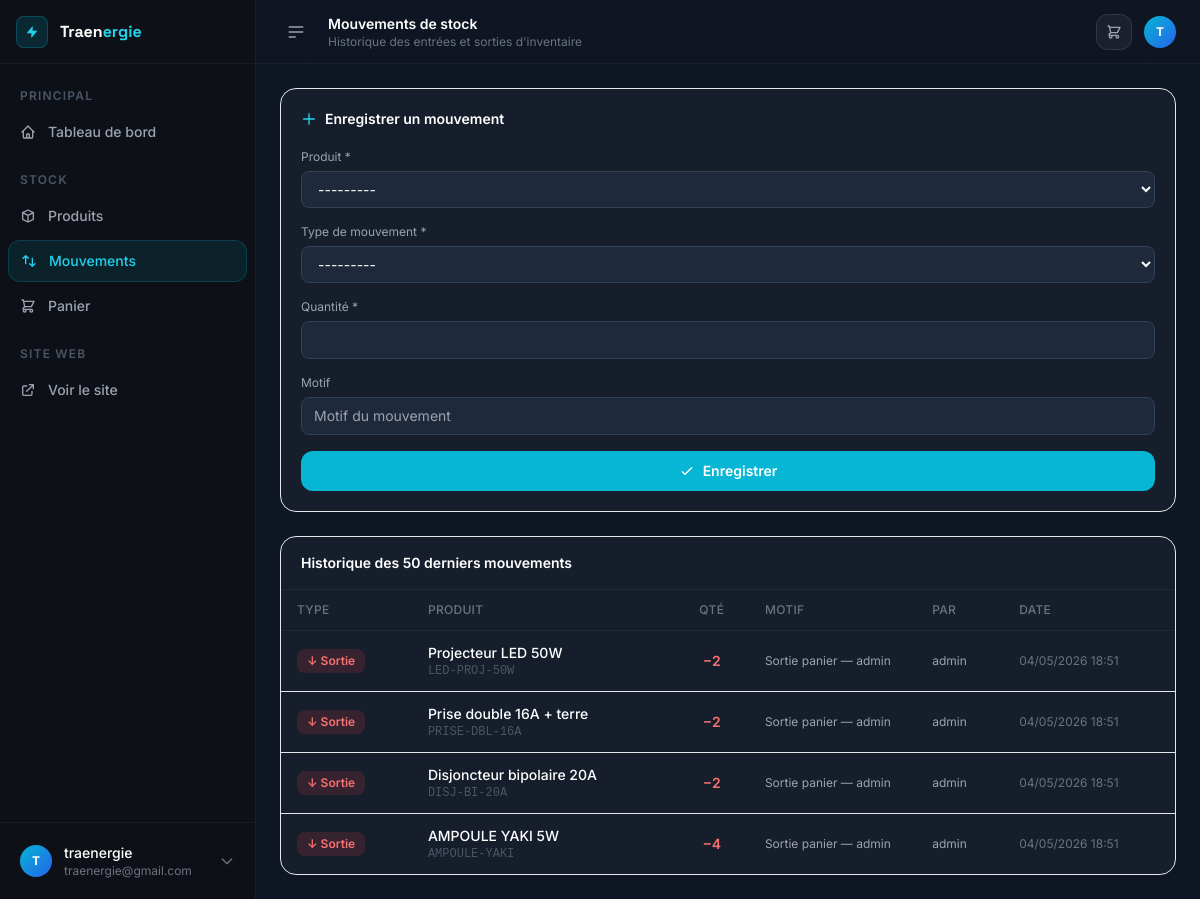
/dashboard/movements/ (signed in), run on the app's committed database.
### apps/stock/models.py (models this page shows, shortened)
class StockMovement(models.Model):
    MOVEMENT_TYPES = [
        ("in", "Entrée"),
        ("out", "Sortie"),
        ("adjustment", "Ajustement"),
        ("return", "Retour"),
    ]
    product = models.ForeignKey(
        Product, on_delete=models.CASCADE, related_name="movements", verbose_name="Produit"
    )
    movement_type = models.CharField(max_length=20, choices=MOVEMENT_TYPES, verbose_name="Type")
    quantity = models.IntegerField(verbose_name="Quantité")
    reason = models.CharField(max_length=300, blank=True, verbose_name="Motif")
    created_by = models.ForeignKey(
        User, on_delete=models.SET_NULL, null=True, related_name="movements", verbose_name="Créé par"
    )
    created_at = models.DateTimeField(auto_now_add=True)
    class Meta:
        verbose_name = "Mouvement de stock"
        verbose_name_plural = "Mouvements de stock"
        ordering = ["-created_at"]

class Product(models.Model):
    category = models.ForeignKey(
        Category, on_delete=models.PROTECT, related_name="products", verbose_name="Catégorie"
    )
    unit = models.ForeignKey(
        Unit, on_delete=models.PROTECT, related_name="products", verbose_name="Unité", null=True, blank=True
    )
    supplier = models.ForeignKey(
        Supplier, on_delete=models.SET_NULL, null=True, blank=True, related_name="products", verbose_name="Fournisseur"
    )
    name = models.CharField(max_length=200, verbose_name="Nom du produit")
    sku = models.CharField(max_length=100, unique=True, verbose_name="Référence SKU")
    description = models.TextField(blank=True, verbose_name="Description")
    image = models.ImageField(upload_to="products/", blank=True, null=True, verbose_name="Image")
    unit_price = models.DecimalField(max_digits=12, decimal_places=2, verbose_name="Prix unitaire (GNF)")
    quantity_in_stock = models.PositiveIntegerField(default=0, verbose_name="Quantité en stock")
    min_stock_level = models.PositiveIntegerField(default=5, verbose_name="Stock minimum d'alerte")
    is_active = models.BooleanField(default=True, verbose_name="Actif")
    created_at = models.DateTimeField(auto_now_add=True)
    updated_at = models.DateTimeField(auto_now=True)
    class Meta:
        verbose_name = "Produit"
        verbose_name_plural = "Produits"
        ordering = ["name"]
    def __str__(self):
        return f"{self.name} [{self.sku}]"

### apps/stock/views.py (the view, shortened to what this page needs)
# urls.py: path("movements/", views.StockMovementView.as_view(), name="stock_movements"),
class StockMovementView(LoginRequiredMixin, View):
    def get(self, request):
        movements = StockMovement.objects.select_related("product", "created_by").order_by("-created_at")[:50]
        context = {
            "movements": movements,
            "form": StockMovementForm(),
        }
        return render(request, "stock/movements.html", context)

### templates/stock/movements.html (shortened to what this page needs)
{% extends "base_dashboard.html" %}
{% load humanize %}
{% block page_title %}Mouvements de stock{% endblock %}
{% block page_subtitle %}Historique des entrées et sorties d'inventaire{% endblock %}
{% block content %}
<div class="grid grid-cols-1 xl:grid-cols-3 gap-6">
  <div class="xl:col-span-1">
    <div class="bg-card border border-white/8 rounded-2xl p-5 sticky top-20">
      <h3 class="font-semibold text-white text-sm mb-5 flex items-center gap-2">
        <svg class="w-4 h-4 text-cyan-400" fill="none" stroke="currentColor" viewBox="0 0 24 24"><path stroke-linecap="round" stroke-linejoin="round" stroke-width="2" d="M12 4v16m8-8H4"/></svg>
        Enregistrer un mouvement
      </h3>
      <form method="post" action="{% url 'dashboard:stock_movements' %}" class="space-y-4">
        <div>
          <label class="text-gray-400 text-xs mb-1.5 block">Produit *</label>
          {{ form.product }}
        </div>
        <div>
          <label class="text-gray-400 text-xs mb-1.5 block">Type de mouvement *</label>
          {{ form.movement_type }}
        </div>
        <div>
          <label class="text-gray-400 text-xs mb-1.5 block">Quantité *</label>
          {{ form.quantity }}
        </div>
        <div>
          <label class="text-gray-400 text-xs mb-1.5 block">Motif</label>
          {{ form.reason }}
        </div>
        <button type="submit"
                class="w-full flex items-center justify-center gap-2 py-2.5 bg-cyan-500 hover:bg-cyan-400 text-white text-sm font-semibold rounded-xl transition">
          <svg class="w-4 h-4" fill="none" stroke="currentColor" viewBox="0 0 24 24"><path stroke-linecap="round" stroke-linejoin="round" stroke-width="2" d="M5 13l4 4L19 7"/></svg>
          Enregistrer
        </button>
      </form>
    </div>
  </div>
  <div class="xl:col-span-2">
    <div class="bg-card border border-white/8 rounded-2xl overflow-hidden">
      <div class="px-5 py-4 border-b border-white/5">
        <h3 class="font-semibold text-white text-sm">Historique des 50 derniers mouvements</h3>
      </div>
      <div class="overflow-x-auto">
        <table class="w-full text-sm">
          <thead>
            <tr class="border-b border-white/5 bg-white/2">
              <th class="text-left px-4 py-3 text-gray-500 font-medium text-xs uppercase tracking-wide">Type</th>
              <th class="text-left px-4 py-3 text-gray-500 font-medium text-xs uppercase tracking-wide">Produit</th>
              <th class="text-center px-4 py-3 text-gray-500 font-medium text-xs uppercase tracking-wide">Qté</th>
              <th class="text-left px-4 py-3 text-gray-500 font-medium text-xs uppercase tracking-wide hidden md:table-cell">Motif</th>
              <th class="text-left px-4 py-3 text-gray-500 font-medium text-xs uppercase tracking-wide hidden sm:table-cell">Par</th>
              <th class="text-left px-4 py-3 text-gray-500 font-medium text-xs uppercase tracking-wide">Date</th>
            </tr>
          </thead>
          <tbody class="divide-y divide-white/4">
            {% for mv in movements %}
            <tr class="hover:bg-white/2 transition">
              <td class="px-4 py-3">
                <span class="inline-flex items-center gap-1.5 px-2.5 py-1 rounded-lg text-xs font-semibold
                  {% if mv.movement_type == 'in' %}bg-green-500/15 text-green-400
                  {% elif mv.movement_type == 'out' %}bg-red-500/15 text-red-400
                  {% elif mv.movement_type == 'return' %}bg-blue-500/15 text-blue-400
                  {% else %}bg-yellow-500/15 text-yellow-400{% endif %}">
                  {% if mv.movement_type == 'in' %}↑ Entrée
                  {% elif mv.movement_type == 'out' %}↓ Sortie
                  {% elif mv.movement_type == 'return' %}↩ Retour
                  {% else %}⟳ Ajustement{% endif %}
                </span>
              </td>
              <td class="px-4 py-3">
                <p class="text-white text-sm font-medium">{{ mv.product.name }}</p>
                <p class="text-gray-600 text-xs font-mono">{{ mv.product.sku }}</p>
              </td>
              <td class="px-4 py-3 text-center">
                <span class="font-semibold text-sm
                  {% if mv.movement_type == 'in' or mv.movement_type == 'return' %}text-green-400{% elif mv.movement_type == 'out' %}text-red-400{% else %}text-yellow-400{% endif %}">
                  {% if mv.movement_type == 'in' or mv.movement_type == 'return' %}+{% elif mv.movement_type == 'out' %}−{% endif %}{{ mv.quantity }}
                </span>
              </td>
              <td class="px-4 py-3 text-gray-400 text-xs hidden md:table-cell max-w-32 truncate">{{ mv.reason|default:"—" }}</td>
              <td class="px-4 py-3 text-gray-400 text-xs hidden sm:table-cell">{{ mv.created_by.username|default:"système" }}</td>
              <td class="px-4 py-3 text-gray-500 text-xs">{{ mv.created_at|date:"d/m/Y H:i" }}</td>
            </tr>
            {% endfor %}
          </tbody>
        </table>
      </div>
    </div>
  </div>
</div>
{% endblock %}

### templates/base_dashboard.html (shortened to what this page needs)
<!DOCTYPE html>
<html lang="fr" class="h-full">
<head>
  <script src="https://cdn.tailwindcss.com"></script>
  {% load static %}
  <link rel="stylesheet" href="{% static 'css/custom.css' %}">
</head>
<body class="h-full bg-canvas text-gray-100 font-sans antialiased"
      x-data="{ sidebarOpen: true, mobileMenuOpen: false }">
<div class="flex h-full min-h-screen">
  <aside :class="sidebarOpen ? 'w-64' : 'w-16'"
         class="hidden lg:flex flex-col bg-sidebar border-r border-white/5 transition-all duration-300 ease-in-out shrink-0 fixed inset-y-0 left-0 z-40">
    <div class="flex items-center gap-3 px-4 h-16 border-b border-white/5">
      <div class="w-8 h-8 flex items-center justify-center bg-cyan-500/15 border border-cyan-500/25 rounded-lg shrink-0">
        <svg class="w-4 h-4 text-cyan-400" fill="currentColor" viewBox="0 0 24 24"><path d="M13 10V3L4 14h7v7l9-11h-7z"/></svg>
      </div>
      <span x-show="sidebarOpen" x-transition class="font-display font-bold text-base whitespace-nowrap">
        <span class="text-white">Traen</span><span class="text-cyan-400">ergie</span>
      </span>
    </div>
    <nav class="flex-1 px-2 py-4 space-y-1 overflow-y-auto">
      <p x-show="sidebarOpen" class="px-3 pt-2 pb-1 text-gray-600 text-xs font-semibold uppercase tracking-widest">Principal</p>
      <a href="{% url 'dashboard:home' %}"
         class="flex items-center gap-3 px-3 py-2.5 rounded-xl text-sm font-medium transition
                {% if request.resolver_match.url_name == 'home' %}bg-cyan-500/10 text-cyan-400 border border-cyan-500/20{% else %}text-gray-400 hover:bg-white/5 hover:text-white{% endif %}">
        <svg class="w-4 h-4 shrink-0" fill="none" stroke="currentColor" viewBox="0 0 24 24"><path stroke-linecap="round" stroke-linejoin="round" stroke-width="2" d="M3 12l2-2m0 0l7-7 7 7M5 10v10a1 1 0 001 1h3m10-11l2 2m-2-2v10a1 1 0 01-1 1h-3m-6 0a1 1 0 001-1v-4a1 1 0 011-1h2a1 1 0 011 1v4a1 1 0 001 1m-6 0h6"/></svg>
        <span x-show="sidebarOpen" x-transition>Tableau de bord</span>
      </a>
      <p x-show="sidebarOpen" class="px-3 pt-4 pb-1 text-gray-600 text-xs font-semibold uppercase tracking-widest">Stock</p>
      <a href="{% url 'dashboard:products' %}"
         class="flex items-center gap-3 px-3 py-2.5 rounded-xl text-sm font-medium transition
                {% if request.resolver_match.url_name == 'products' %}bg-cyan-500/10 text-cyan-400 border border-cyan-500/20{% else %}text-gray-400 hover:bg-white/5 hover:text-white{% endif %}">
        <svg class="w-4 h-4 shrink-0" fill="none" stroke="currentColor" viewBox="0 0 24 24"><path stroke-linecap="round" stroke-linejoin="round" stroke-width="2" d="M20 7l-8-4-8 4m16 0l-8 4m8-4v10l-8 4m0-10L4 7m8 4v10M4 7v10l8 4"/></svg>
        <span x-show="sidebarOpen" x-transition>Produits</span>
      </a>
      <a href="{% url 'dashboard:stock_movements' %}"
         class="flex items-center gap-3 px-3 py-2.5 rounded-xl text-sm font-medium transition
                {% if request.resolver_match.url_name == 'stock_movements' %}bg-cyan-500/10 text-cyan-400 border border-cyan-500/20{% else %}text-gray-400 hover:bg-white/5 hover:text-white{% endif %}">
        <svg class="w-4 h-4 shrink-0" fill="none" stroke="currentColor" viewBox="0 0 24 24"><path stroke-linecap="round" stroke-linejoin="round" stroke-width="2" d="M7 16V4m0 0L3 8m4-4l4 4m6 0v12m0 0l4-4m-4 4l-4-4"/></svg>
        <span x-show="sidebarOpen" x-transition>Mouvements</span>
      </a>
      <a href="{% url 'dashboard:cart' %}"
         class="flex items-center gap-3 px-3 py-2.5 rounded-xl text-sm font-medium transition
                {% if request.resolver_match.url_name == 'cart' %}bg-cyan-500/10 text-cyan-400 border border-cyan-500/20{% else %}text-gray-400 hover:bg-white/5 hover:text-white{% endif %}">
        <svg class="w-4 h-4 shrink-0" fill="none" stroke="currentColor" viewBox="0 0 24 24"><path stroke-linecap="round" stroke-linejoin="round" stroke-width="2" d="M3 3h2l.4 2M7 13h10l4-8H5.4M7 13L5.4 5M7 13l-2.293 2.293c-.63.63-.184 1.707.707 1.707H17m0 0a2 2 0 100 4 2 2 0 000-4zm-8 2a2 2 0 11-4 0 2 2 0 014 0z"/></svg>
        <span x-show="sidebarOpen" x-transition class="flex-1">Panier</span>
      </a>
      <p x-show="sidebarOpen" class="px-3 pt-4 pb-1 text-gray-600 text-xs font-semibold uppercase tracking-widest">Site web</p>
      <a href="{% url 'website:home' %}" target="_blank"
         class="flex items-center gap-3 px-3 py-2.5 rounded-xl text-sm font-medium text-gray-400 hover:bg-white/5 hover:text-white transition">
        <svg class="w-4 h-4 shrink-0" fill="none" stroke="currentColor" viewBox="0 0 24 24"><path stroke-linecap="round" stroke-linejoin="round" stroke-width="2" d="M10 6H6a2 2 0 00-2 2v10a2 2 0 002 2h10a2 2 0 002-2v-4M14 4h6m0 0v6m0-6L10 14"/></svg>
        <span x-show="sidebarOpen" x-transition>Voir le site</span>
      </a>
    </nav>
    <div class="border-t border-white/5 p-3">
      <div x-data="{ open: false }" class="relative">
        <button @click="open = !open" class="flex items-center gap-3 w-full px-2 py-2 rounded-xl hover:bg-white/5 transition">
          <div class="w-8 h-8 rounded-full bg-gradient-to-br from-cyan-500 to-blue-600 flex items-center justify-center text-white text-xs font-bold shrink-0">
            {{ request.user.username|first|upper }}
          </div>
          <div x-show="sidebarOpen" class="text-left flex-1 min-w-0">
            <div class="text-sm font-medium text-white truncate">{{ request.user.get_full_name|default:request.user.username }}</div>
            <div class="text-xs text-gray-500 truncate">{{ request.user.email|default:"" }}</div>
          </div>
          <svg x-show="sidebarOpen" class="w-4 h-4 text-gray-500 shrink-0" fill="none" stroke="currentColor" viewBox="0 0 24 24"><path stroke-linecap="round" stroke-linejoin="round" stroke-width="2" d="M19 9l-7 7-7-7"/></svg>
        </button>
      </div>
    </div>
  </aside>
  <div :class="sidebarOpen ? 'lg:ml-64' : 'lg:ml-16'"
       class="flex-1 flex flex-col min-w-0 transition-all duration-300">
    <header class="sticky top-0 z-30 flex items-center gap-4 h-16 px-4 lg:px-6 bg-canvas/80 backdrop-blur-xl border-b border-white/5">
      <button @click="sidebarOpen = !sidebarOpen"
              class="hidden lg:flex items-center justify-center w-8 h-8 rounded-lg hover:bg-white/5 text-gray-400 hover:text-white transition">
        <svg class="w-5 h-5" fill="none" stroke="currentColor" viewBox="0 0 24 24"><path stroke-linecap="round" stroke-linejoin="round" stroke-width="2" d="M4 6h16M4 12h16M4 18h7"/></svg>
      </button>
      <div class="flex-1">
        <h1 class="text-sm font-semibold text-white">{% block page_title %}Dashboard{% endblock %}</h1>
        <p class="text-xs text-gray-500">{% block page_subtitle %}{% endblock %}</p>
      </div>
      <div class="flex items-center gap-3">
        <a href="{% url 'dashboard:cart' %}" class="relative flex items-center justify-center w-9 h-9 rounded-xl bg-white/5 hover:bg-white/10 border border-white/10 transition text-gray-400 hover:text-white">
          <svg class="w-4 h-4" fill="none" stroke="currentColor" viewBox="0 0 24 24"><path stroke-linecap="round" stroke-linejoin="round" stroke-width="2" d="M3 3h2l.4 2M7 13h10l4-8H5.4M7 13L5.4 5M7 13l-2.293 2.293c-.63.63-.184 1.707.707 1.707H17m0 0a2 2 0 100 4 2 2 0 000-4zm-8 2a2 2 0 11-4 0 2 2 0 014 0z"/></svg>
        </a>
        <div class="w-8 h-8 rounded-full bg-gradient-to-br from-cyan-500 to-blue-600 flex items-center justify-center text-white text-xs font-bold">
          {{ request.user.username|first|upper }}
        </div>
      </div>
    </header>
    <main class="flex-1 p-4 lg:p-6 overflow-auto">
      {% block content %}{% endblock %}
    </main>
  </div>
</div>
</body>
</html>

### data on the page
StockMovement: movement_type "↓ Sortie", product.name "Projecteur LED 50W", product.sku "LED-PROJ-50W", quantity "2", reason "Sortie panier — admin", created_by.username "admin", created_at "04/05/2026 18:51"
StockMovement: movement_type "↓ Sortie", product.name "Prise double 16A + terre", product.sku "PRISE-DBL-16A", quantity "2", reason "Sortie panier — admin", created_by.username "admin", created_at "04/05/2026 18:51"
StockMovement: movement_type "↓ Sortie", product.name "Disjoncteur bipolaire 20A", product.sku "DISJ-BI-20A", quantity "2", reason "Sortie panier — admin", created_by.username "admin", created_at "04/05/2026 18:51"
StockMovement: movement_type "↓ Sortie", product.name "AMPOULE YAKI 5W", product.sku "AMPOULE-YAKI", quantity "4", reason "Sortie panier — admin", created_by.username "admin", created_at "04/05/2026 18:51"

### other printed values
{{ request.user.username|first|upper }} "T"
{{ request.user.get_full_name|default:request.user.username }} "traenergie"
{{ request.user.email|default:"" }} "traenergie@gmail.com"
